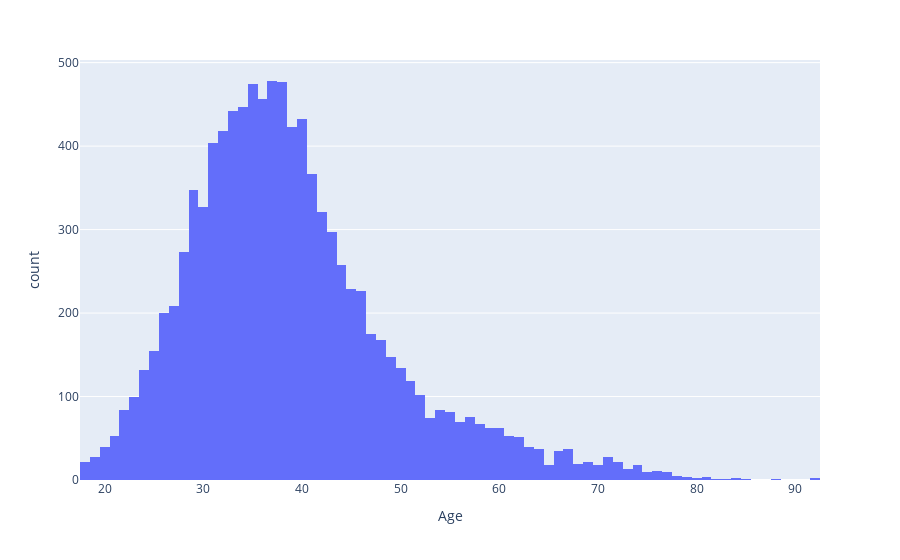

Notebook cell for this chart:
### Code cell
import plotly.express as px
fig = px.histogram(df, x='Age')
fig.show()

### Figure 1 — Plotly figure (JSON) as saved in the notebook; plotly's stock layout.template omitted (floating-point values rounded to 4 significant figures; data arrays with more than 128 entries replaced by an {"elided": "..."} marker saying what was removed)
{"data": [{"alignmentgroup": "True", "bingroup": "x", "hovertemplate": "Age=%{x}<br>count=%{y}<extra></extra>", "legendgroup": "", "marker": {"color": "#636efa", "pattern": {"shape": ""}}, "name": "", "offsetgroup": "", "orientation": "v", "showlegend": false, "type": "histogram", "x": {"elided": "10000 int values"}, "xaxis": "x", "yaxis": "y"}], "layout": {"barmode": "relative", "legend": {"tracegroupgap": 0}, "margin": {"t": 60}, "xaxis": {"anchor": "y", "domain": [0, 1], "title": {"text": "Age"}}, "yaxis": {"anchor": "x", "domain": [0, 1], "title": {"text": "count"}}}}
